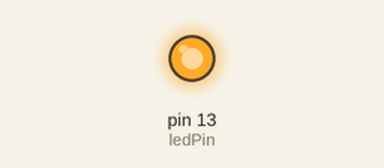
This sketch was run on a simulated Arduino Uno, built with avr-gcc and run on an emulated ATmega328P. Parts: output pins drawn as LEDs (lit = HIGH). What the sketch prints to the serial monitor is not drawn.

Above: at 0.31 s.
At 108.24 s:
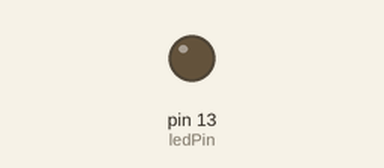
Timing chart, 0 to 108.5 s (numbered marks = the images above):
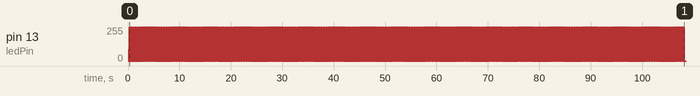

The sketch:

ControllerInController.ino
```cpp
#include <Scheduler.h>

typedef unsigned int ui;

int ledPin = 13;

// callback for myThread
void niceCallback(){
	Serial.print("COOL! I'm running on: ");
	Serial.println(millis());
}

// callback for hisThread
void boringCallback(){
	Serial.println("BORING...");
}

// callback for blinkLedThread
void blinkLed(){
	static bool ledStatus = false;
	ledStatus = !ledStatus;

	digitalWrite(ledPin, ledStatus);

	Serial.print("blinking: ");
	Serial.println(ledStatus);
}

void setup() {
	Serial.begin(9600);

	pinMode(ledPin, OUTPUT);

	// Configure myThread
        ui niceID = Scheduler.createThread(niceCallback, 500);

        ui boringID = Scheduler.createThread(boringCallback, 250);

        ui blinkID = Scheduler.createThread(blinkLed, 100);
}

void loop() {

  	// run ThreadController
	// this will check every thread inside ThreadController,
	// if it should run. If yes, he will run it;
        Scheduler.run();

	// Rest of code
	float h = 3.1415;
	h/=2;
}
```

Thread.cpp
```cpp
#include "Scheduler.h"

/*****************
 * Classe Thread *
 *****************/

SchedulerClass::Thread::Thread(void (*callback)(void), long _interval) {
    enabled = true;
    onRun(callback);
    _cached_next_run = 0;
    last_run = 0;

    ThreadID = (int)this;

    setInterval(_interval);
}

void SchedulerClass::Thread::runned(long time) {
    // If less than 0, than get current ticks
    if(time < 0)
        time = millis();

    // Saves last_run
    last_run = time;

    // Cache next run
    _cached_next_run = last_run + interval;
}

void SchedulerClass::Thread::setInterval(long _interval) {
    // Filter intervals less than 0
    interval = (_interval < 0 ? 0 : _interval);

    // Cache the next run based on the last_run
    _cached_next_run = last_run + interval;
}

bool SchedulerClass::Thread::shouldRun(long time) {
    // If less than 0, than get current ticks
    if(time < 0)
        time = millis();

    // Exceeded the time limit, AND is enabled? Then should run...
    return ((time >= _cached_next_run) && enabled);
}

void SchedulerClass::Thread::onRun(void (*callback)(void)) {
    _onRun = callback;
}

void SchedulerClass::Thread::run() {
    if(_onRun != NULL)
        _onRun();

    // Update last_run and _cached_next_run
    runned();
}
```

Measured:
- by itself, pin 13 (ledPin): repeats every 0.03 s: 0/255 0.01 s, 255/255 0.01 s
